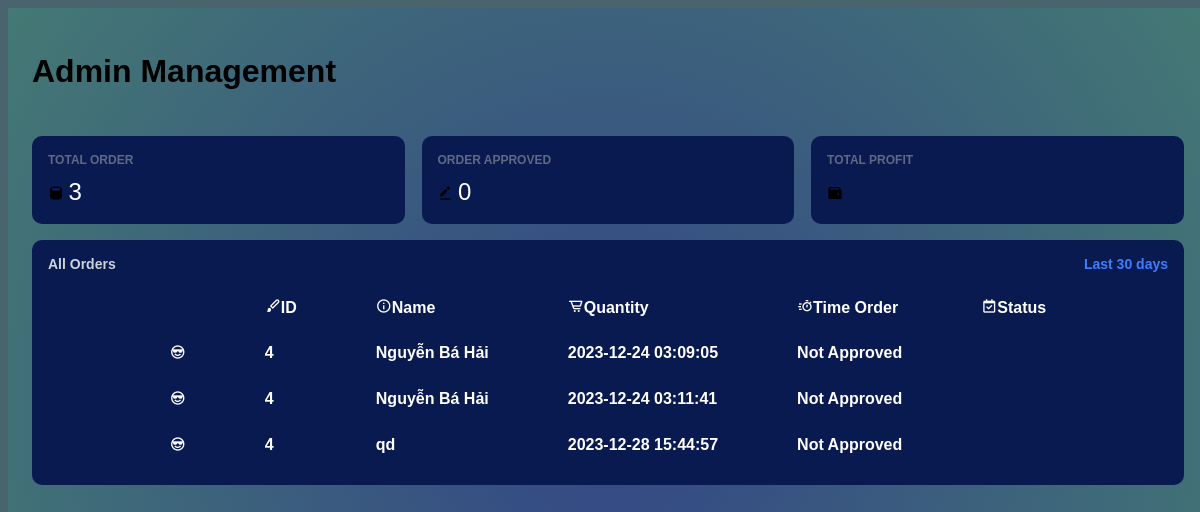
/admin/dashboard.php, run on an earlier commit of the app's database.
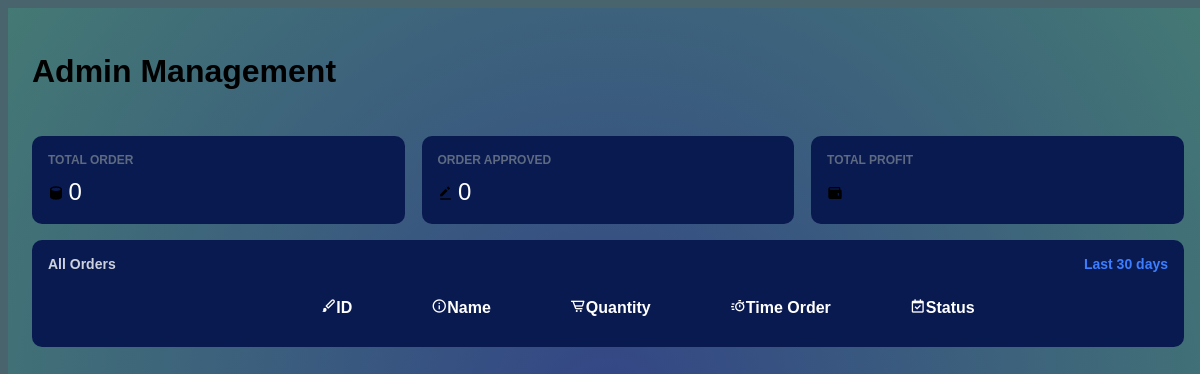
And on a later commit of the database.
### tables this page shows
CREATE TABLE `order_details` (
  `cart_id` int(11) NOT NULL,
  `id` int(11) NOT NULL,
  `total_amount` decimal(10,2) NOT NULL,
  `payment_status` varchar(20) NOT NULL DEFAULT 'Pending',
  `created_at` timestamp NOT NULL DEFAULT current_timestamp(),
  `customer_name` varchar(255) NOT NULL,
  `customer_address` varchar(255) NOT NULL,
  `customer_phone` varchar(20) NOT NULL,
  `customer_email` varchar(255) NOT NULL,
  `payment_method` varchar(20) NOT NULL,
  `note` varchar(255) NOT NULL,
  `approved` int(11) DEFAULT 0,
  `quantity` varchar(255) DEFAULT NULL
);

### admin/dashboard.php (the view, shortened to what this page needs)
<!DOCTYPE html>
<html lang="en">
<head>
    <link href='https://unpkg.com/boxicons@2.1.4/css/boxicons.min.css' rel='stylesheet'>
    <link rel="stylesheet" href="dashboard.css">
</head>
<body>
    <div class="app-main">
        <div class="main-header-line">
            <h1>Admin Management</h1>
        </div>
        <?php
        $servername = "localhost";
        $username = "root";
        $password = "";
        $dbname = "taikhoan";
        $conn = new mysqli($servername, $username, $password, $dbname);
        function fetchData($conn, $query)
        {
            $result = $conn->query($query);
            if ($result && $result->num_rows > 0) {
                return $result->fetch_all(MYSQLI_ASSOC);
            } else {
                return false;
            }
        }
        $totalOrderQuery = "SELECT COUNT(DISTINCT cart_id) as total_order FROM order_details";
        $totalOrderData = fetchData($conn, $totalOrderQuery);
        $totalOrderCount = $totalOrderData[0]['total_order'];
        $orderApprovedQuery = "SELECT COUNT(*) as order_approved FROM order_details WHERE approved = 1";
        $orderApprovedData = fetchData($conn, $orderApprovedQuery);
        $orderApprovedCount = $orderApprovedData[0]['order_approved'];
        ?>
        <div class="chart-row three">
            <div class="chart-container-wrapper">
                <div class="chart-container">
                    <div class="chart-info-wrapper">
                        <h2>Total Order</h2>
                        <i class='bx bxs-cylinder'></i>
                        <span><?php echo $totalOrderCount; ?></span>
                    </div>
                </div>
            </div>
            <div class="chart-container-wrapper">
                <div class="chart-container">
                    <div class="chart-info-wrapper">
                        <h2>Order Approved</h2>
                        <i class='bx bxs-edit-alt'></i>
                        <span><?php echo $orderApprovedCount; ?></span>
                    </div>
                </div>
            </div>
            <div class="chart-container-wrapper">
                <div class="chart-container">
                    <div class="chart-info-wrapper">
                        <h2>Total Profit</h2>
                        <i class='bx bxs-wallet'></i>
                    </div>
                </div>
            </div>
        </div>
        <?php
        $servername = "localhost";
        $username = "root";
        $password = "";
        $dbname = "taikhoan";
        $conn = new mysqli($servername, $username, $password, $dbname);
        $allOrdersQuery = "SELECT * FROM order_details";
        $allOrdersData = fetchData($conn, $allOrdersQuery);
        ?>
        <div class="chart-row two">
            <div class="chart-container-wrapper big">
                <div class="chart-container">
                    <div class="chart-container-header">
                        <h2>All Orders</h2>
                        <span>Last 30 days</span>
                    </div>
                    <div class="order-list">
                        <table class="order-table">
                            <thead>
                                <tr>
                                    <th></th>
                                    <th><i class='bx bxs-paint'></i>ID</th>
                                    <th><i class='bx bx-info-circle'></i>Name</th>
                                    <th><i class='bx bx-cart-alt'></i>Quantity</th>
                                    <th><i class='bx bx-timer'></i>Time Order</th>
                                    <th><i class='bx bx-calendar-check'></i>Status</th>
                                </tr>
                            </thead>
                            <tbody>
                                <?php
                                foreach ($allOrdersData as $order) {
                                    $status = $order['approved'] ? 'Approved' : 'Not Approved';
                                    echo '<tr>';
                                    echo '<td class="' . ($status === 'Approved' ? 'viewed' : 'not-viewed') . ' table-cell"><i class="bx bx-cool bx-tada" ></i></td>';
                                    echo '<td class="' . ($status === 'Approved' ? 'viewed' : 'not-viewed') . ' table-cell">' . $order['id'] . '</td>';
                                    echo '<td class="' . ($status === 'Approved' ? 'viewed' : 'not-viewed') . ' table-cell">' . $order['customer_name'] . '</td>';
                                    echo '<td class="' . ($status === 'Approved' ? 'viewed' : 'not-viewed') . ' table-cell">' . $order['created_at'] . '</td>';
                                    echo '<td class="tt ' . ($status === 'Approved' ? 'viewed' : 'not-viewed') . ' table-cell">' . $status . '</td>';
                                    echo '</tr>';
                                }
                                ?>
                            </tbody>
                        </table>
                    </div>
                </div>
            </div>
        </div>
    </div>
</body>
</html>

### admin/dashboard.css (style rules this page uses)
* { box-sizing: border-box; font-weight: 700; }
:root { --app-bg-dark: #091a50; --app-bg-before: linear-gradient( 180deg, rgba(1, 8, 31, 0) 0%, rgba(1, 8, 31, 1) 100% ); --app-bg-before-2: linear-gradient( 0deg, rgba(1, 8, 31, 0) 0%, rgba(1, 8, 31, 1) 100% ); --app-bg-light: #151c32; --app-logo: #3d7eff; --nav-link: #5e6a81; --nav-link-active: #fff; --list-item-hover: #35310c; --main-color: #fff; --secondary-color: #5e6a81; --color-light: rgba(52, 129, 210, 0.2); --warning-bg: #ffe5e5; --warning-icon: #ff8181; --applicant-bg: #e3fff1; --applicant-icon: #61e1a1; --close-bg: #fff8e5; --close-icon: #fdbc64; --draft-bg: #fed8b3; --draft-icon: #e9780e; }
.order-table { width: 100%; border-collapse: collapse; border: none; }
.order-table th, .order-table td { background-color: var(--app-bg-dark); color: white; padding: 13px 39px; text-align: left; border: 1px solid var(--app-bg-dark); }
.order-table th { background-color: transparent; }
body { height: 100vh; width: 100%; overflow: hidden; display: flex; justify-content: center; font-family: Verdana, Geneva, Tahoma, sans-serif; background-color: #4a646e; }
.app-main { flex: 1; height: 100%; overflow-y: auto; overflow-x: hidden; background-color: var(--app-bg-light); padding: 24px; background: radial-gradient(circle, #334686 1%, #447974 100%); }
.main-header-line { display: flex; justify-content: space-between; align-items: center; margin-bottom: 16px; }
.chart-row { display: flex; justify-content: space-between; margin: 0 -8px; }
.chart-row.three .chart-container-wrapper { width: 33.3%; }
.chart-row.three .chart-container-wrapper .chart-container { justify-content: space-between; }
.chart-row.two .big { flex: 1; max-width: 100%; }
.chart-row.two .big .chart-container { flex-direction: column; }
.chart-container { width: 100%; border-radius: 10px; background-color: var(--app-bg-dark); padding: 16px; display: flex; align-items: center; }
.chart-container-wrapper { padding: 8px; }
.chart-info-wrapper { flex-shrink: 0; flex-basis: 120px; }
.chart-info-wrapper h2 { color: var(--secondary-color); font-size: 12px; line-height: 16px; font-weight: 600; text-transform: uppercase; margin: 0 0 8px 0; }
.chart-info-wrapper span { color: var(--main-color); font-size: 24px; line-height: 32px; font-weight: 500; }
.chart-container-header { display: flex; justify-content: space-between; align-items: center; width: 100%; margin-bottom: 12px; }
.chart-container-header h2 { margin: 0; color: var(--main-color); font-size: 14px; line-height: 16px; opacity: 0.8; }
.chart-container-header span { color: var(--app-logo); font-size: 14px; line-height: 16px; }
.not-viewed { color: rgb(0, 134, 11); }

What changed in the data, as far as the page shows it:
removed order_details: id "4", customer_name "Nguyễn Bá Hải", created_at "2023-12-24 03:09:05", approved "Not Approved"
removed order_details: id "4", customer_name "Nguyễn Bá Hải", created_at "2023-12-24 03:11:41", approved "Not Approved"
removed order_details: id "4", customer_name "qd", created_at "2023-12-28 15:44:57", approved "Not Approved"
Also different on the page:
$totalOrderCount: "3" → "0"
